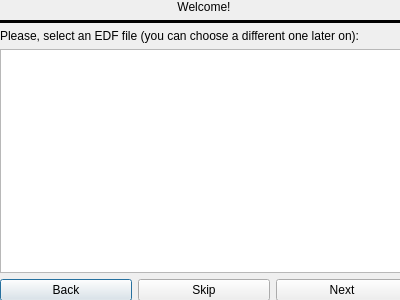
<?xml version="1.0" encoding="UTF-8"?>
<ui version="4.0">
 <class>WelcomeDialog</class>
 <widget class="QDialog" name="WelcomeDialog">
  <property name="geometry">
   <rect>
    <x>0</x>
    <y>0</y>
    <width>400</width>
    <height>300</height>
   </rect>
  </property>
  <property name="windowTitle">
   <string>Dialog</string>
  </property>
  <widget class="QWidget" name="verticalLayoutWidget">
   <property name="geometry">
    <rect>
     <x>0</x>
     <y>0</y>
     <width>408</width>
     <height>301</height>
    </rect>
   </property>
   <layout class="QVBoxLayout" name="verticalLayout">
    <item>
     <widget class="QLabel" name="welcome_label">
      <property name="text">
       <string>Welcome!</string>
      </property>
      <property name="textFormat">
       <enum>Qt::RichText</enum>
      </property>
      <property name="alignment">
       <set>Qt::AlignCenter</set>
      </property>
     </widget>
    </item>
    <item>
     <widget class="Line" name="line">
      <property name="frameShadow">
       <enum>QFrame::Plain</enum>
      </property>
      <property name="lineWidth">
       <number>3</number>
      </property>
      <property name="orientation">
       <enum>Qt::Horizontal</enum>
      </property>
     </widget>
    </item>
    <item>
     <layout class="QVBoxLayout" name="verticalLayout_2">
      <item>
       <widget class="QLabel" name="instructions_label">
        <property name="text">
         <string>Please, select an EDF file (you can choose a different one later on):</string>
        </property>
       </widget>
      </item>
      <item>
       <widget class="QListWidget" name="welcome_list"/>
      </item>
      <item>
       <layout class="QHBoxLayout" name="horizontalLayout">
        <item>
         <widget class="QPushButton" name="back_button">
          <property name="text">
           <string>Back</string>
          </property>
         </widget>
        </item>
        <item>
         <widget class="QPushButton" name="skip_button">
          <property name="text">
           <string>Skip</string>
          </property>
         </widget>
        </item>
        <item>
         <widget class="QPushButton" name="next_button">
          <property name="text">
           <string>Next</string>
          </property>
         </widget>
        </item>
       </layout>
      </item>
     </layout>
    </item>
   </layout>
  </widget>
 </widget>
 <resources/>
 <connections/>
</ui>
